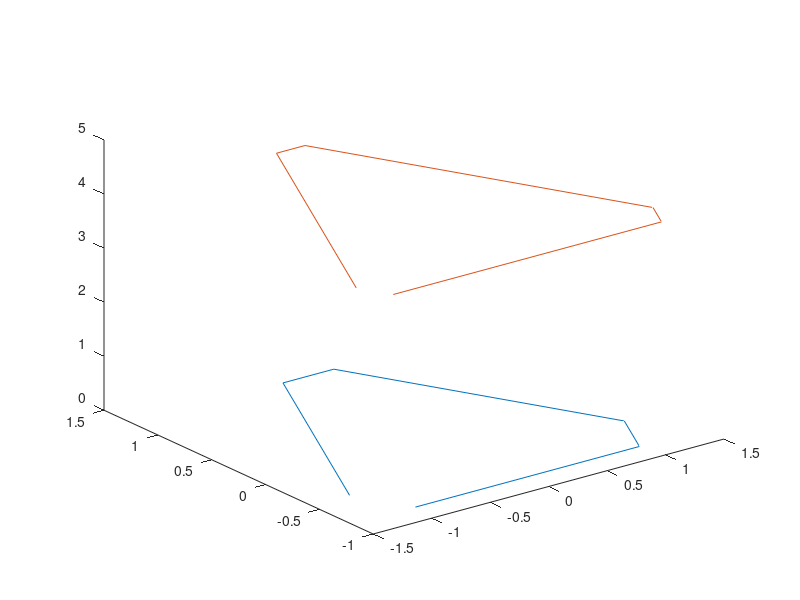

This figure's MATLAB source: (Note: this script raises an error after producing the figure.)
clear;% for calculating the parameters and home positions, we'll let the following be true
x       = 0;
y       = 0;
z       = 0;
roll    = 0;
pitch   = 0;
yaw     = 0;

% convert the roll pitch and yaw angles from degrees to radians
phi     = roll*pi/180;  % rotation about x_axis
theta   = pitch*pi/180; % rotation about y_axis
psi     = yaw*pi/180;   % rotation about z_axis

% define rotation matricies for each of the component directions
R_z = [...
        cos(psi)    -sin(psi)   0;...
        sin(psi)     cos(psi)   0;...
        0            0          1];
R_y = [...
        cos(theta)  0   sin(theta);...
        0           1   0;...
       -sin(theta)  0   cos(theta)];
R_x = [...
        1   0           0;...
        0   cos(phi)   -sin(phi);...
        0   sin(phi)    cos(phi)];

% The full rotation from the base frame to the platform frame
R = R_z*R_y*R_x;

% The translation vector from the base frame to the platform frame
T = [x y z]';

% define known constants of the system
s    = 4.000;                   % inches: length of arm connecting servo arm and platform
a    = 0.625;                   % inches: length of servo arm from center of rotation to connection rod pivot point
radius_base = 1.250;            % inches: radius of the circle that determines location of base servos centers
angle_base  = 100*pi/180;       % radians: angle between servo locations on base on any given side of the triangular mount
radius_plat = 1.4;              % inches: radius of the circle that determines mounting location on platform 
angle_plat  = 110*pi/180;       % radians: angle between mounting locations on platform
beta        = [0, (0)+pi, (120*pi/180), (120*pi/180)+pi, (240*pi/180), (240*pi/180)+pi]';

%% generate servo locations in the base frame
local_x =  radius_base*sin(angle_base/2);
local_y = -radius_base*cos(angle_base/2);
b = [];
b(:,end+1) = [-local_x, local_y, 0]'; % servos(1) is bottom left
b(:,end+1) = [ local_x, local_y, 0]';  % servos(2) is bottom right
% rotate those coordinates 120 degrees about the z axis
R_120 = [...
        cos(120*pi/180)    -sin(120*pi/180)   0;...
        sin(120*pi/180)     cos(120*pi/180)   0;...
        0                   0                 1];
b(:,end+1) = R_120*[-local_x, local_y, 0]'; % servos(3) is bottom of right side
b(:,end+1) = R_120*[ local_x, local_y, 0]'; % servos(4) is top of right side
% rotate original coordinates 240 degrees
R_240 = [...
        cos(240*pi/180)    -sin(240*pi/180)   0;...
        sin(240*pi/180)     cos(240*pi/180)   0;...
        0                   0                 1];
b(:,end+1) = R_240*[-local_x, local_y, 0]'; % servos(3) is bottom of right side
b(:,end+1) = R_240*[ local_x, local_y, 0]'; % servos(4) is top of right side
% check the servo locations and order - passed
%     figure()
%     plot(b(1,:), b(2,:))

%% similarly, generate the connection locations in the platform frame
local_x =  radius_plat*sin(angle_plat/2);
local_y = -radius_plat*cos(angle_plat/2);
p = [];
p(:,end+1) = [-local_x, local_y, 0]'; % servos(1) is bottom left
p(:,end+1) = [ local_x, local_y, 0]';  % servos(2) is bottom right
% rotate those coordinates 120 degrees about the z axis
R_120 = [...
        cos(120*pi/180)    -sin(120*pi/180)   0;...
        sin(120*pi/180)     cos(120*pi/180)   0;...
        0                   0                 1];
p(:,end+1) = R_120*[-local_x, local_y, 0]'; % servos(3) is bottom of right side
p(:,end+1) = R_120*[ local_x, local_y, 0]'; % servos(4) is top of right side
% rotate original coordinates 240 degrees
R_240 = [...
        cos(240*pi/180)    -sin(240*pi/180)   0;...
        sin(240*pi/180)     cos(240*pi/180)   0;...
        0                   0                 1];
p(:,end+1) = R_240*[-local_x, local_y, 0]'; % servos(3) is bottom of right side
p(:,end+1) = R_240*[ local_x, local_y, 0]'; % servos(4) is top of right side
% check the platform connection locations and order - passed
%     figure()
%     plot(p(1,:), p(2,:), 'r')

%% calculate the "home" height h0 and add it to the translation vector
h0 = sqrt(s^2 + a^2 - (p(1,1) - b(1,1))^2 - (p(2,1) - b(2,1))^2) - p(3,1);
T = T + [0 0 h0]';

%% calculate the vectors from the base frame to the connection points on the platform
for i = 1:6
    q(:,i) = T + R*p(:,i);
end

% check the relative locations of the platform and the base
    figure()
    plot3(b(1,:), b(2,:), b(3,:))
    hold on
    plot3(q(1,:), q(2,:), q(3,:))

%% calculate the effective "leg" lengths at the home position
% these aren't the real leg lengths "s", they are the length "l" from the
% center of the servo rotation to the the connection point on the platform
l0 = [];
for i = 1:6
    l0(end+1) = norm(q(:,i) - b(:,i));
end

%% calculate alpha for the home position
alpha0 = calculate_alpha(l0, s, a, p, b, beta, h0);

%% how to calculate the alpha for any position
x       = 0.05;
y       = -0.064;
z       = 0.043;
roll    = 3.684;
pitch   = -7.226;
yaw     = 9.209;
alpha = kinematics(b, p, s, a, beta, h0, x, y, z, roll, pitch, yaw)
alpha2 = arduinoKinematics(b, p, s, a, beta, h0, x, y, z, roll, pitch, yaw)

% %% calculate the range of motion in home each direction
max_x = 0;
max_y = 0;
max_z = 0;
max_roll = 0;
max_pitch = 0;
max_yaw = 0;
alpha = [0 0 0 0 0 0];
while(imag(alpha) == zeros(1,6))
    max_x = max_x + 0.01;
    alpha = kinematics(b, p, s, a, beta, h0, max_x, 0, 0, 0, 0, 0);
end
max_x = max_x - 0.01;
alpha = [0 0 0 0 0 0];
while(imag(alpha) == zeros(1,6))
    max_y = max_y + 0.01;
    alpha = kinematics(b, p, s, a, beta, h0, 0, max_y, 0, 0, 0, 0);
end
max_y = max_y - 0.01;
alpha = [0 0 0 0 0 0];
while(imag(alpha) == zeros(1,6))
    max_z = max_z + 0.01;
    alpha = kinematics(b, p, s, a, beta, h0, 0, 0, max_z, 0, 0, 0);
end
max_z = max_z - 0.01;
alpha = [0 0 0 0 0 0];
while(imag(alpha) == zeros(1,6))
    max_roll = max_roll + 0.01;
    alpha = kinematics(b, p, s, a, beta, h0, 0, 0, 0, max_roll, 0, 0);
end
max_roll = max_roll - 0.01;
alpha = [0 0 0 0 0 0];
while(imag(alpha) == zeros(1,6))
    max_pitch = max_pitch + 0.01;
    alpha = kinematics(b, p, s, a, beta, h0, 0, 0, 0, 0, max_pitch, 0);
end
max_pitch = max_pitch - 0.01;